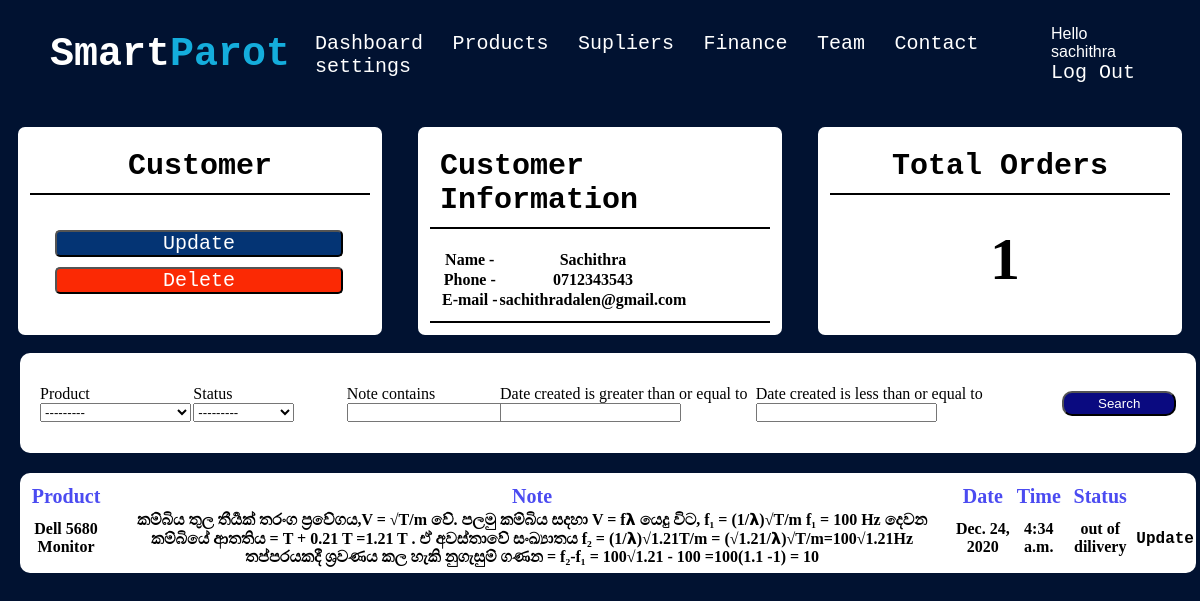
The app's page /crm9/customers (signed in), older data.
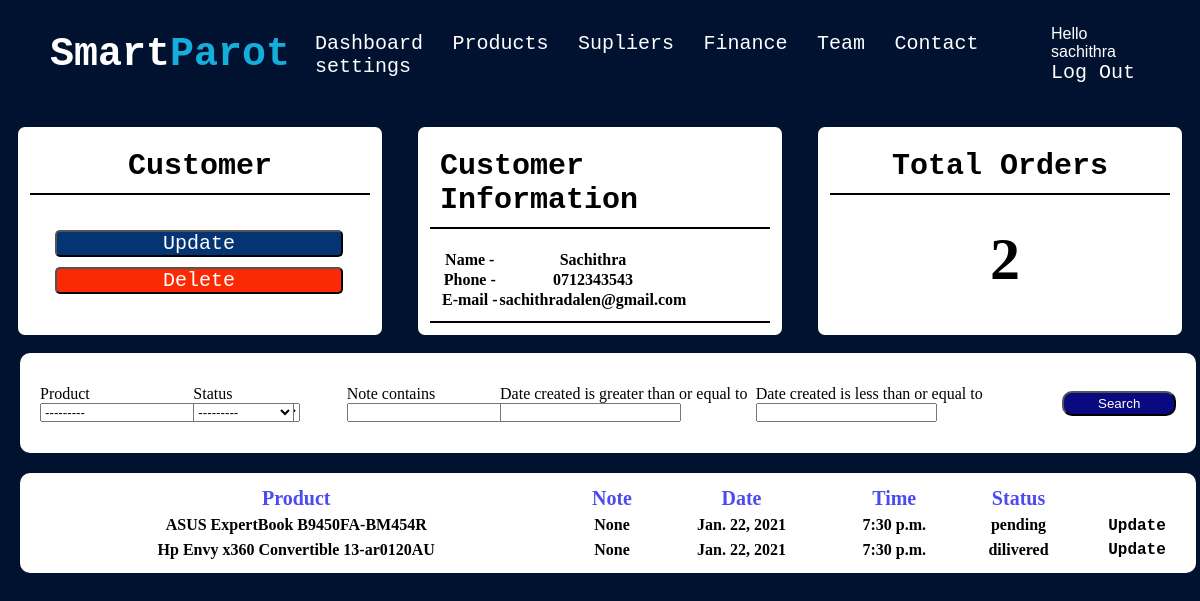
The same page, newer data.
### web1/models.py (models this page shows, shortened)
class Order(models.Model):
    customer = models.ForeignKey(Customer,on_delete=models.SET_NULL,blank=True,null=True)
    product =  models.ForeignKey(Products,on_delete=models.SET_NULL,blank=True,null=True)
    status = models.CharField(max_length=200,blank=True,null=True,choices=STATUS_CHOICES)
    date_created =models.DateTimeField(auto_now_add=set,null=True)
    note = models.CharField(max_length=2000,null=True,blank=True)

class Products(models.Model):
    name = models.CharField(max_length=200,blank=True,null=True)
    picture = models.ImageField(blank=True,null=True)
    price = models.IntegerField(blank=True,null=True)
    qtn = models.IntegerField(blank=True,null=True)
    category = models.CharField(max_length=40,blank=True,null=True,choices=CATEGORY_CHOICES)
    description = models.TextField(blank=True,null=True)
    date_created = models.DateTimeField(auto_now_add=set, null=True)
    def __str__(self):
        return self.name

### web1/decorators.py (the view)
        def wrapper_func(request,*args,**kwargs):
            group = None
            if request.user.groups.exists():
                group = request.user.groups.all()[0].name
            if group in allowed_roles:
                return view_func(request, *args,**kwargs)
            else:
                return HttpResponse("You are not authorites")

### web1/views.py (called while the page is built)
@allowed_users(allowed_roles=["admin"])
@login_required(login_url="login")
def customers(request,id):
    customer = Customer.objects.get(id=id)
    order = customer.order_set.all()
    orders_count = order.count()
    myFilter = OrderFilter(request.GET,queryset=order)
    order = myFilter.qs
    context = {
        "customer":customer,
        "order":order,
        "orders_count":orders_count,
        "myFilter":myFilter
    }
    return render(request,'web1/customers.html',context)

### web1/templates/web1/customers.html (shortened to what this page needs)
{% extends "web1/base.html" %}
{% block body %}
<div class="row">
    <div class="col">
        <div class="heading">Customer</div>
        <div class="card">
            <div class="button-update">
                <button><a href="{% url 'updatecustomer' customer.id %}">Update</a></button>
            </div>
            <div class="button-delete">
                <button style="background-color: rgb(251, 41, 4);"><a href="{% url 'deletecustomer' customer.id %}">Delete</a></button>
            </div>
        </div>
    </div>
    <div class="col">
        <div class="heading">
            Customer Information
        </div>
        <div class="table">
            <table>
                <tr>
                    <th>Name -</th>
                    <th>{{customer.name }}</th>
                </tr>
                <tr>
                    <th>Phone -</th>
                    <th>{{customer.phone}}</th>
                </tr>
                <tr>
                    <th>E-mail -</th>
                    <th>{{customer.email }}</th>
                </tr>
            </table>
        </div>
    </div>
    <div class="col">
        <div class="heading">
            Total Orders
        </div>
        <div class="orders">{{ orders_count }}</div>
    </div>
</div>
<form class="form" method="get" action="{% url 'customers' customer.id %}">
    <div class="search">
        <div class = "filter">
            <div>
                {{ myFilter.form.product.label}}
            </div>
            <div>
                {{ myFilter.form.product}}
            </div>
        </div>
        <div class = "filter">
            <div>
                {{ myFilter.form.status.label}}
            </div>
            <div>
                {{ myFilter.form.status}}
            </div>
        </div>
        <div class = "filter">
            <div>
                {{ myFilter.form.note.label}}
            </div>
            <div>
                {{ myFilter.form.note}}
            </div>
        </div>
        <div class = "filter">
            <div>
                {{ myFilter.form.start.label}}
            </div>
            <div>
                {{ myFilter.form.start}}
            </div>
        </div>
        <div class = "filter">
            <div>
                {{ myFilter.form.end.label}}
            </div>
            <div>
                {{ myFilter.form.end}}
            </div>
        </div>
    </div>
    <div class="search-button">
        <button type="submit">Search</button>
    </div>
</form>
<div class="row-2">
    <table >
        <tr style="font-size: 20px;color: rgb(75, 75, 241);">
            <th>Product</th>
            <th>Note</th>
            <th>Date </th>
            <th> Time</th>
            <th>Status</th>
        </tr>
        {% for item in order %}
        <tr>
            <th>{{item.product}}</th>
            <th>{{item.note}}</th>
            <th>{{item.date_created.date}}</th>
            <th>{{item.date_created.time}}</th>
            <th>{{item.status}}</th>
            <th><a class="icon" href="{% url 'updateorder' item.id %}">Update</a></th>
        </tr>
        {% endfor %}
    </table>
</div>
{% endblock %}

Row changes from the older to the newer data that the page shows:
removed Order: product "Dell 5680 Monitor", note "කම්බිය තුල තීර්‍යක් තරංග ප්‍රවේගය,V = √T/m වේ. පලමු කම්බිය සදහා V = f𝝺 යෙදු විට, f₁ = (1/𝝺)√T/m f₁ = 100 Hz දෙවන කම්බියේ ආතතිය = T + 0.21 T =1.21 T . ඒ අවස්තාවේ සංඛ්‍යාතය f₂ = (1/𝝺)√1.21T/m = (√1.21/𝝺)√T/m=100√1.21Hz තප්පරයකදී ශ්‍රවණය කල හැකි නුගැසුම් ගණන = f₂-f₁ = 100√1.21 - 100 =100(1.1 -1) = 10", date_created "Dec. 24, 2020", date_created.time "4:34 a.m.", status "out of dilivery"
added Order: product "ASUS ExpertBook B9450FA-BM454R", note "None", date_created "Jan. 22, 2021", date_created.time "7:30 p.m.", status "pending"
added Order: product "Hp Envy x360 Convertible 13-ar0120AU", note "None", date_created "Jan. 22, 2021", date_created.time "7:30 p.m.", status "dilivered"
Text that changed along with them:
{{ orders_count }}: "1" → "2"
